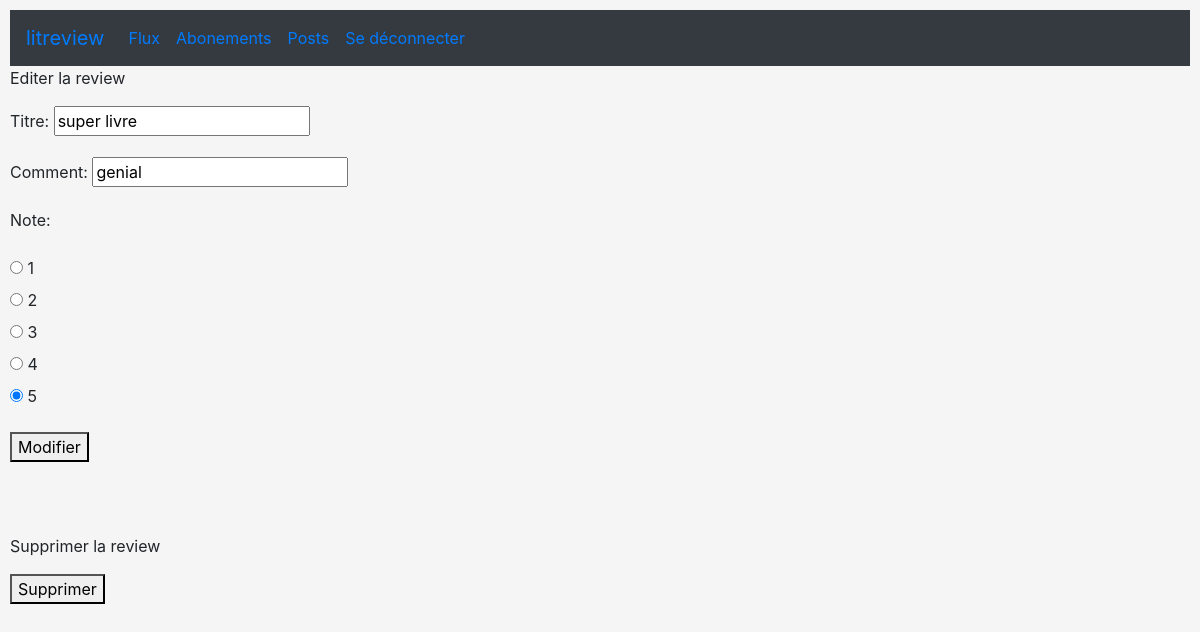
/edit/8/review/ (signed in), run on the app's committed database.
### flux/models.py (models this page shows)
class Review(models.Model):
    CHOICE = [(1, '1'), (2, '2'), (3, '3'), (4, '4'), (5, '5')]
    ticket = models.ForeignKey(
        Ticket, on_delete=models.CASCADE)
    note = models.PositiveSmallIntegerField(validators=[MinValueValidator(
        0), MaxValueValidator(5)], choices=CHOICE, default=5)
    titleR = models.CharField(max_length=128, verbose_name='titre')
    comment = models.CharField(max_length=8192, blank=True)
    user = models.ForeignKey(
        settings.AUTH_USER_MODEL, on_delete=models.CASCADE)
    date_created = models.DateTimeField(auto_now_add=True)

### flux/views.py (the view, shortened to what this page needs)
# urls.py: path('edit/<int:review_id>/review/', views.edit_review, name='edit_review'),
@ login_required
def edit_review(request, review_id):
    review = get_object_or_404(models.Review, id=review_id)
    edit_form = forms.ReviewForm(instance=review)
    delete_form = forms.DeleteReviewForm()
    context = {
        'edit_form': edit_form,
        'delete_form': delete_form,
    }
    return render(request, 'flux/edit_review.html', context=context)

### flux/forms.py
class ReviewForm(forms.ModelForm):
    edit_review = forms.BooleanField(widget=forms.HiddenInput, initial=True)
    class Meta:
        model = models.Review
        fields = ['titleR', 'comment', 'note']
        widgets = {'note': forms.RadioSelect}

class DeleteReviewForm(forms.Form):
    delete_review = forms.BooleanField(widget=forms.HiddenInput, initial=True)

### flux/templates/flux/edit_review.html
{% extends 'base.html' %} {% block content %}
<nav class="navbar navbar-expand bg-dark">
  <a class="navbar-brand" href="#">litreview</a>
  <ul class="navbar-nav">
    <li class="nav-item active">
      <a class="nav-link" href="{% url 'flux' %}">Flux</a>
    </li>
    <li class="nav-item">
      <a class="nav-link" href="{% url 'followers' %}">Abonements</a>
    </li>
    <li class="nav-item active">
      <a class="nav-link" href="{% url 'posts' %}">Posts</a>
    </li>
    <li class="nav-item">
      <a class="nav-link" href="{% url 'logout' %}">Se déconnecter</a>
    </li>
  </ul>
</nav>
<p>Editer la review</p>
<form method="post" enctype="multipart/form-data">
  {% csrf_token %} {{edit_form.as_p}}<button type="submit">Modifier</button>
</form>
<br />
<br />
<br />
<p>Supprimer la review</p>
<form method="post">
  {% csrf_token %} {{delete_form.as_p}}<button type="submit">Supprimer</button>
</form>
{% endblock %}

### static/style.css (style rules this page uses)
body { background-color: whitesmoke; padding: 10px; }

### data on the page
Review: titleR "super livre", comment "genial", note "☐ 1 ☐ 2 ☐ 3 ☐ 4 ☑ 5"
